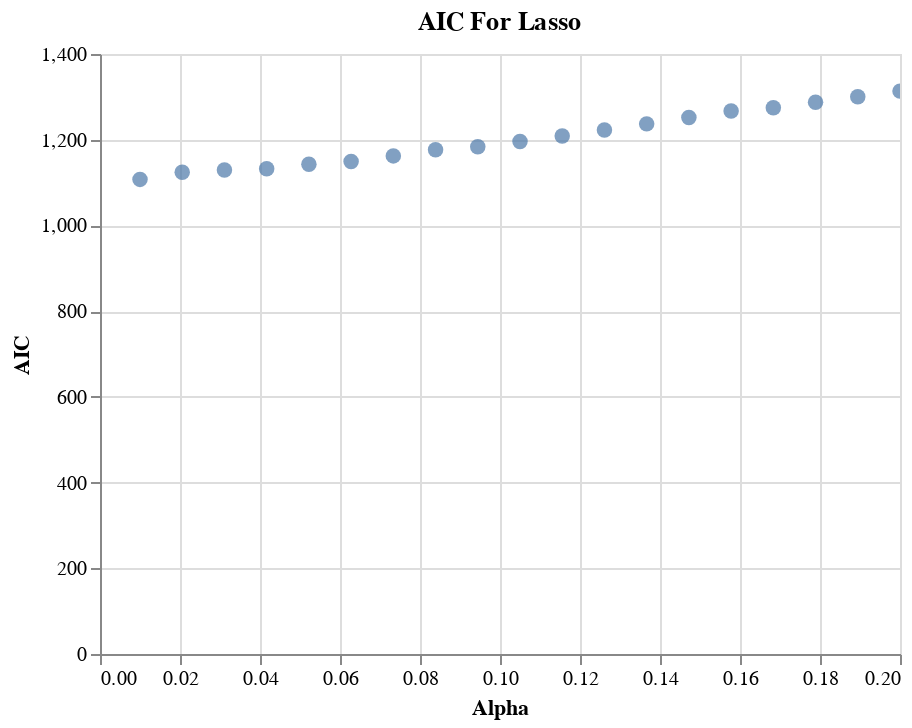

The cell this chart's notebook holds for it:
### Markdown cell above
### Section 7.5 - Estimates of In-Sample Prediction Error
* Akaike information criteria (AIC) - estimate of in-sample error when a log-likelihood loss function is used. To use it for model selection, we simply choose the model with the smallest AIC. Typically this can be used to determine how complex a model should be.

### Code cell
plot_data = _build_scatter_data(alphas, bics, 'AIC')
    
source = pd.DataFrame(plot_data, columns=['Alpha', 'AIC', 'Metric'])

chart = alt.Chart(source, title='AIC For Lasso').mark_circle(size=60).encode(
    x='Alpha',
    y='AIC',
    tooltip=['Alpha', 'AIC']
).interactive()

chart

### Figure 1 — Vega-Lite specification as saved in the notebook (floating-point values rounded to 4 significant figures)
{"config": {"view": {"continuousWidth": 400, "continuousHeight": 300}}, "data": {"name": "data-9eeb08980eba107b09e19fab27fe8093"}, "mark": {"type": "circle", "size": 60}, "encoding": {"tooltip": [{"type": "quantitative", "field": "Alpha"}, {"type": "quantitative", "field": "AIC"}], "x": {"type": "quantitative", "field": "Alpha"}, "y": {"type": "quantitative", "field": "AIC"}}, "selection": {"selector003": {"type": "interval", "bind": "scales", "encodings": ["x", "y"]}}, "title": "AIC For Lasso", "$schema": "https://vega.github.io/schema/vega-lite/v4.8.1.json", "datasets": {"data-9eeb08980eba107b09e19fab27fe8093": [{"Alpha": 0.01, "AIC": 1107.0, "Metric": "AIC"}, {"Alpha": 0.02056, "AIC": 1124.0, "Metric": "AIC"}, {"Alpha": 0.03111, "AIC": 1129.0, "Metric": "AIC"}, {"Alpha": 0.04167, "AIC": 1132.0, "Metric": "AIC"}, {"Alpha": 0.05222, "AIC": 1143.0, "Metric": "AIC"}, {"Alpha": 0.06278, "AIC": 1149.0, "Metric": "AIC"}, {"Alpha": 0.07333, "AIC": 1162.0, "Metric": "AIC"}, {"Alpha": 0.08389, "AIC": 1177.0, "Metric": "AIC"}, {"Alpha": 0.09444, "AIC": 1183.0, "Metric": "AIC"}, {"Alpha": 0.105, "AIC": 1196.0, "Metric": "AIC"}, {"Alpha": 0.1156, "AIC": 1209.0, "Metric": "AIC"}, {"Alpha": 0.1261, "AIC": 1223.0, "Metric": "AIC"}, {"Alpha": 0.1367, "AIC": 1237.0, "Metric": "AIC"}, {"Alpha": 0.1472, "AIC": 1252.0, "Metric": "AIC"}, {"Alpha": 0.1578, "AIC": 1267.0, "Metric": "AIC"}, {"Alpha": 0.1683, "AIC": 1275.0, "Metric": "AIC"}, {"Alpha": 0.1789, "AIC": 1287.0, "Metric": "AIC"}, {"Alpha": 0.1894, "AIC": 1300.0, "Metric": "AIC"}, {"Alpha": 0.2, "AIC": 1313.0, "Metric": "AIC"}]}}
